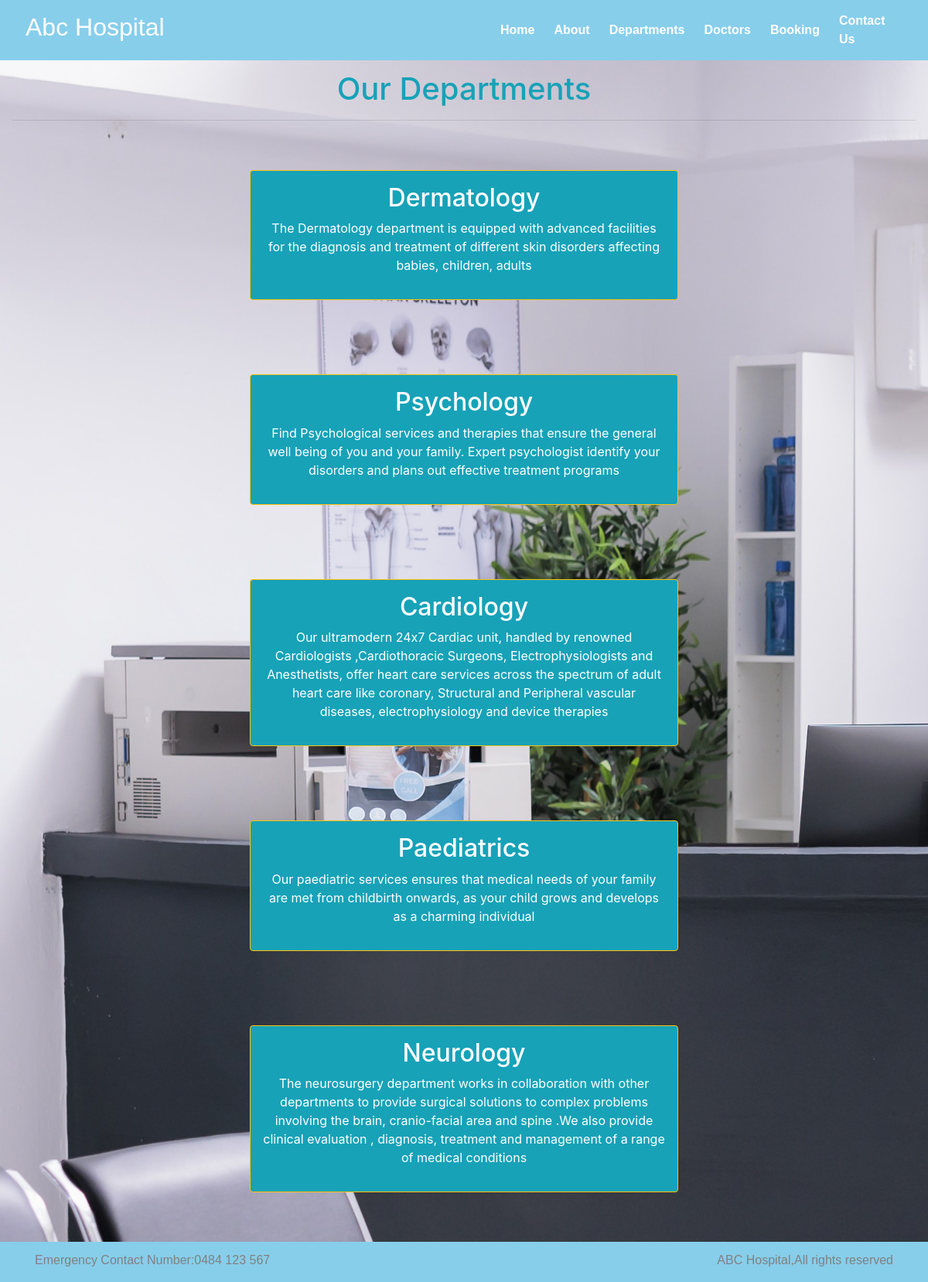
Screenshot of /department with the database file from the repository.
### home/models.py (models this page shows, shortened)
class Departments(models.Model):
    dep_name= models.CharField(max_length=100)
    dep_description=models.TextField()

### home/views.py (the view)
# urls.py: path('department',views.department, name='department'),
def department(request):
    dict_dept={
        'dept':Departments.objects.all()
    }
    return render(request,'department.html',dict_dept)

### templates/department.html (shortened to what this page needs)
{% extends 'base.html' %}
{% block content%}
    <div class="dept-page p-3 dept-img">
        <h1 class="text-center text-info">Our Departments</h1>
           <hr>
           {% for d in dept %}
           <div class="container w-50 d-flex justify-content-center">
                <div class="text-center mx-auto bg-info p-3 my-5 text-white border border-warning rounded ">
                    <h2>{{d.dep_name}}</h2>
                    <p>{{d.dep_description}}</p>
                </div>
           </div>
           {% endfor %}
    </div>
{% endblock %}

### templates/base.html (shortened to what this page needs)
{% load static %}
<!DOCTYPE html>
<html lang="en" style="scroll-behavior:smooth" >
<head>
	<link rel="stylesheet"  href="{% static 'css/style.css' %}">
	<link rel="stylesheet" href="https://cdn.jsdelivr.net/npm/bootstrap@4.0.0/dist/css/bootstrap.min.css">
</head>
<body>
	<div class="header" >
		<div class="row">
			<div class="header-heading col-md-6 col-9 p-3 pl-5">
				<h2>Abc Hospital</h2>
			</div>
			<div class="col-md-6  col-3 my-auto">
				<nav class="navbar navbar-expand-lg navbar-light">
				  <div class="collapse navbar-collapse ml-auto" id="navbarNavAltMarkup">
				    <div class="navbar-nav ml-auto">
				      <a class="nav-item" href="{% url 'home' %}">Home </a>
				      <a class="nav-item" href="{% url 'about' %}">About</a>
					  <a class="nav-item" href="{% url 'department' %}">Departments</a>
				      <a class="nav-item" href="{% url 'doctors' %}">Doctors</a>
					  <a class="nav-item" href="{% url 'booking' %}">Booking </a>
                      <a class="nav-item" href="{% url 'contact' %}">Contact Us</a>
				    </div>
				  </div>
				</nav>
			</div>
		</div>
	</div>
    <div class="body-section">
    {% block content %}
	{% endblock %}
</div>
    <footer class="footer">
        <div class="container">
            <div class="row ">
                <div class="footer-content1 col-md-6">
                    <p class="">Emergency Contact Number:0484 123 567</p>
                </div>
                <div class="footer-content2 col-md-6">
                    <p class="">ABC Hospital,All rights reserved</p>
                </div>
            </div>
        </div>
    </footer>
</body>
</html>

### static/css/style.css (style rules this page uses)
.body-section { padding-top: 75px; width: 100%; min-height:700px; }
.header { position:fixed; width:100%; top:0; z-index:1; background-color: skyblue; }
.header-heading { color:white; font-family:'Gill Sans', 'Gill Sans MT', Calibri, 'Trebuchet MS', sans-serif; font-size: 30px; }
a { text-decoration: none; }
.nav-item { color:white; margin-right: 25px; font-weight: bold; display: flex; justify-content: center; align-items: center; border-radius: 10px; font-size: 16px; font-family:'Gill Sans', 'Gill Sans MT', Calibri, 'Trebuchet MS', sans-serif; }
.footer { background-color: skyblue; color: gray; padding-top: 12px; font-family:'Gill Sans', 'Gill Sans MT', Calibri, 'Trebuchet MS', sans-serif; }
.footer-content1 { text-align: left; }
.footer-content2 { text-align: right; }
.dept-img { background-image: url("../images/photo1.2.jpg"); background-size:cover; }

### rows the page displays
Departments: dep_name "Dermatology", dep_description "The Dermatology department is equipped with advanced facilities for the diagnosis and treatment of different skin disorders affecting babies, children, adults"
Departments: dep_name "Psychology", dep_description "Find Psychological services and therapies that ensure the general well being of you and your family. Expert psychologist identify your disorders and plans out effective treatment programs"
Departments: dep_name "Cardiology", dep_description "Our ultramodern 24x7 Cardiac unit, handled by renowned Cardiologists ,Cardiothoracic Surgeons, Electrophysiologists and Anesthetists, offer heart care services across the spectrum of adult heart care like coronary, Structural and Peripheral vascular diseases, electrophysiology and device therapies"
Departments: dep_name "Paediatrics", dep_description "Our paediatric services ensures that medical needs of your family are met from childbirth onwards, as your child grows and develops as a charming individual"
Departments: dep_name "Neurology", dep_description "The neurosurgery department works in collaboration with other departments to provide surgical solutions to complex problems involving the brain, cranio-facial area and spine .We also provide clinical evaluation , diagnosis, treatment and management of a range of medical conditions"
